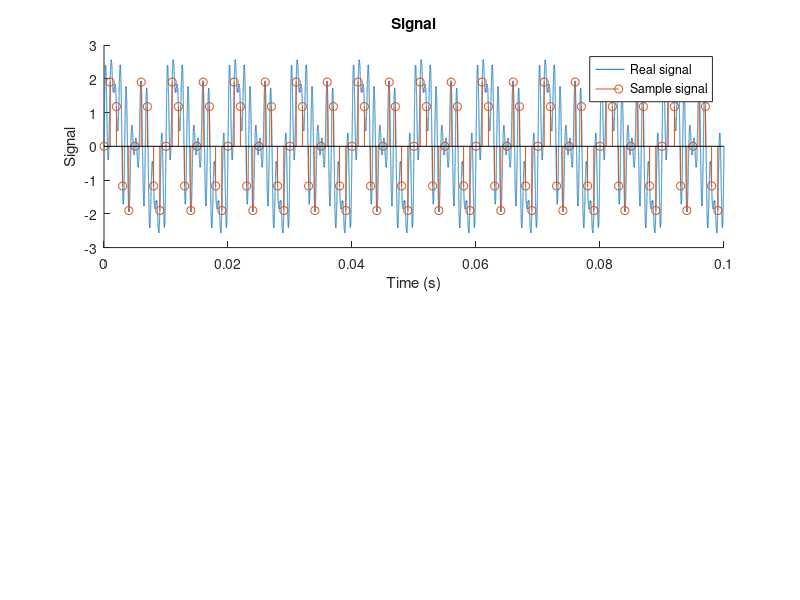

Reproduce this figure in MATLAB. (Note: this script raises an error after producing the figure.)

epsilon = 1e-6;

% Lambda defines
sinusoide = @(t, f, phi)        sin(2*pi*f*t + phi);
muestreo_f = @(func, t)         struct('x', func(t), 't', t);
muestreo = @(func, t0, tf, Fs)  muestreo_f(func, t0:(1/Fs):tf-epsilon);

% Signal config
tf = 0.1;
fs = 1/0.001;


% Plot results
figure;

% Signal plot
subplot(2,1,1);
title(sprintf('Signal'));
hold on;
xlim([0, tf]);
    
xa = @(t) sinusoide(t,  100, 0) + ...
          sinusoide(t,  200, 0) + ...
          sinusoide(t,  900, 0) + ...
          sinusoide(t, 1200, 0);
fplot(xa,[0,tf]);
xa_m = muestreo(xa, 0, tf, fs);
stem(xa_m.t, xa_m.x);

xlabel('Time (s)');
ylabel('Signal');
legend('Real signal', 'Sample signal')

% Freq. plot
[H, freq] = mi_freqresp(xa_m.x, fs);
subplot(2,1,2);
stem(freq, abs(H));

xlabel('Frequency (Hz)');
ylabel('Magnitude');

% Comentario 1
% En este caso solo se aprecia una señal de frecuencia de 200 Hz. Eso es
% debido a que el manchado espectral de la señal de 900Hz (la cual se 
% encuentra por encima de la mitad de la frecuencia de muestreo) anula la
% señal de 100 Hz, por lo dicho en el apartado anterior, señal impar, etc
% (solo lo anula para la señal muestreada muestreo). En cambio la señal de
% 1200 complementa a la señal de 200 Hz y por eso sale modulo 2.

% Comentario 2
% Pasa exactamente igual, al no estar en la zona de 500:1000 al quitar un
% multiplo entero de la frecuencia de muestreo no es reflejada y no se
% anula con la señal de 200 Hz, en cambio para la señal de 100 Hz si es
% anulada por la de 900 Hz.

% Comentario 3
% Usando cosenos. Al ser una función par en la zona que refleja no se
% anularían las frecuencias y se complementarían todas.
